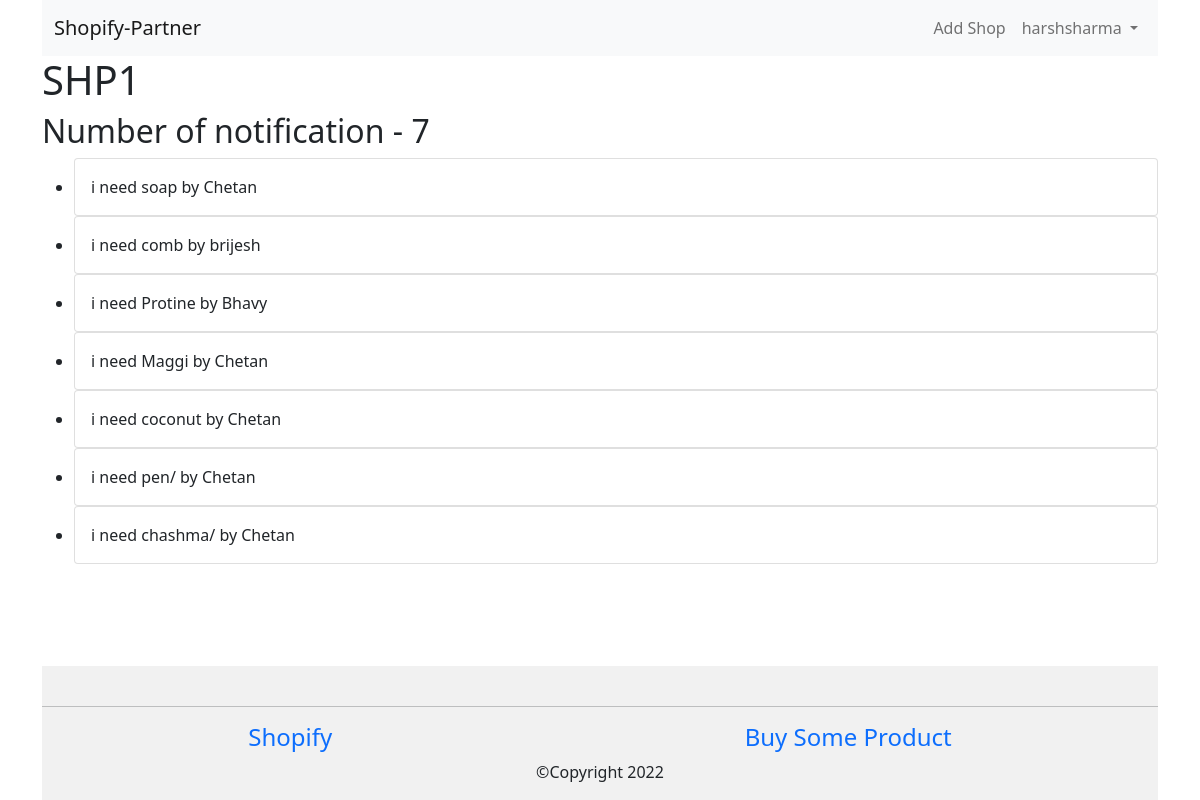
The page /partner_with_us/my_shop/3/notification/ (signed in) on the database as committed earlier.
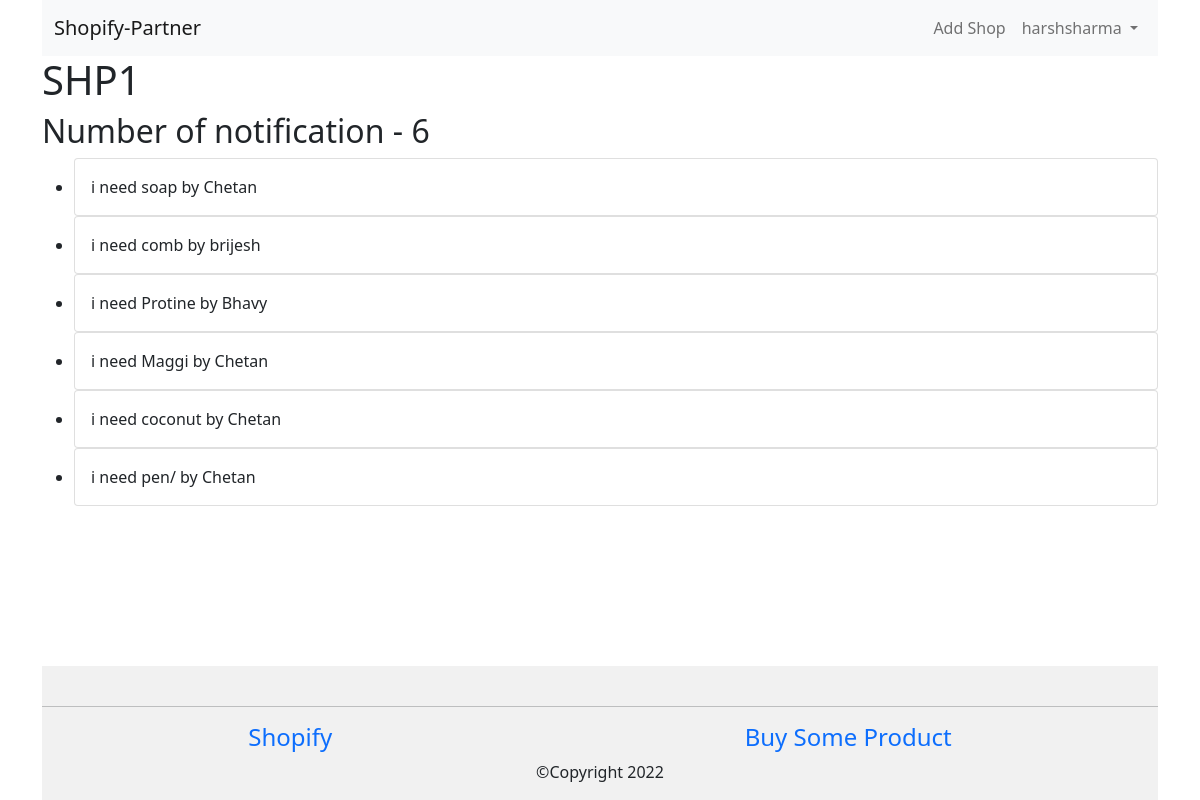
The same page on the database as committed later.
### shopowner/models.py (models this page shows, shortened)
class Shop(models.Model):
    name = models.CharField(max_length=100, null=True)
    address = models.CharField(max_length=200, null=True)
    city = models.CharField(max_length=50, null=True)
    state = models.CharField(max_length=50, null=True)
    shopowner = models.ForeignKey(
        Shopowner, on_delete=models.CASCADE, default="", related_name='shop')
    products = models.ManyToManyField(Product, related_name='shop')
    image = models.ImageField(upload_to="shop/images",
                              default="shop/images/shop_default.jpg")

class Notification(models.Model):
    message = models.TextField(null=True)
    tag = models.CharField(max_length=50, default="review")
    customer = models.ForeignKey(
        Customer, on_delete=models.CASCADE, default="")
    shop = models.ForeignKey(Shop, on_delete=models.CASCADE, default="")

### customer/models.py (models this page shows, shortened)
class Customer(models.Model):
    GENDER = (
        ('M', 'Male'),
        ('F', 'Female'),
        ('O', 'Other')
    )
    name = models.CharField(verbose_name="Name", max_length=100, null=True)
    email = models.EmailField(verbose_name="Email", max_length=100)
    password = models.CharField(verbose_name="Password", max_length=100)
    age = models.IntegerField(verbose_name="Age", null=True)
    contact_number = models.CharField(
        verbose_name="Contact Number", max_length=13, null=True)
    address = models.CharField(
        verbose_name="Address", max_length=200, null=True)
    city = models.CharField(verbose_name="City", max_length=50, null=True)
    state = models.CharField(verbose_name="State", max_length=50, null=True)
    gender = models.CharField(verbose_name="Gender",
                              max_length=1, choices=GENDER, null=True)
    image = models.ImageField(
        upload_to="customer/images", default="customer/images/custdefault.jpg")
    complete_info = models.BooleanField(
        verbose_name="Complete Registraiton", default=False)

### shopowner/views.py (the view)
@login_required(login_url="partner_with_us/login")
def shop_notification(request, shopid):
    s = Shop.objects.get(id=shopid)
    notification = Notification.objects.filter(shop=s)
    notifications_count = notification.count()
    return render(request, "shopowner/shop_notification.html", {
        'user': request.user,
        'shop': s,
        'notifications': notification,
        'notifications_count': notifications_count,
    })

### shopowner/templates/shopowner/shop_notification.html (shortened to what this page needs)
{% extends 'shopowner/base.html' %}
{% block content %}
    <h1>{{shop.name}}</h1>
    {% ifequal notifications_count 0 %}
       <h3>
           No Notification or request available for now.
       </h3>
    {% else %}
      <h2>Number of notification - {{notifications_count}}</h2>
      <ul>
       {% for nf in notifications %}
       <li>
        <div class="card">
          <div class="card-body">
            {{nf.message}} by {{nf.customer.name}}
          </div>
        </div>
        </li>
       {% endfor %}
      </ul>
    {% endifequal %}
{% endblock content %}

### shopowner/templates/shopowner/base.html (shortened to what this page needs)
<!DOCTYPE html>
<html lang="en">
  <head>
    <link
      href="https://cdn.jsdelivr.net/npm/bootstrap@5.0.2/dist/css/bootstrap.min.css"
      rel="stylesheet"
    />
  </head>
  <body>
    <div class="container div-main">
      <nav class="navbar navbar-expand-lg navbar-light bg-light">
        <div class="container-fluid">
          <a class="navbar-brand" href="{% url 'shopowner:home'%}"
            >Shopify-Partner</a
          >
          <div
            class="collapse navbar-collapse d-flex justify-content-end mr-5"
            id="navbarNav"
          >
            <ul class="navbar-nav">
              {% if user %}
              <li class="nav-item">
                <a class="nav-link" href="{% url 'shopowner:add_shop'%}"
                  >Add Shop</a
                >
              </li>
              <li class="nav-item dropdown mr-5">
                <a
                  class="nav-link dropdown-toggle"
                  href="#"
                  id="navbarDropdown"
                  role="button"
                  data-bs-toggle="dropdown"
                  aria-expanded="false"
                >
                  {{user.username}}
                </a>
              </li>
              {% endif %}
            </ul>
          </div>
        </div>
      </nav>
      <main>
        {% block content %}{% endblock content %}
      </main>
      {%include 'shopowner/footer.html'%}
    </div>
  </body>
</html>

### shopowner/templates/shopowner/footer.html (shortened to what this page needs)
<footer>
<hr>
    <div class="d-flex justify-content-around">
        <h4 ><a class="text-decoration-none" href="{% url 'shopowner:home'%}">Shopify</a></h4>
        <h4 ><a class="text-decoration-none" href="{% url 'customer:home'%}">Buy Some Product</a></h4>
    </div>
    <div class="text-center">
        <p>&copy;Copyright <span id="Currentyear">2022</span></p>
    </div>
</footer>

### shopowner/templates/shopowner/base.html (style rules this page uses)
.container.div-main { min-height:100vh; display:flex; flex-direction:column; }
main { flex-grow:1; }
footer { margin-top:auto; background-color:#f1f1f1; }

Rows that differ between the two databases and show on the page:
removed Notification: message "i need chashma/", customer.name "Chetan"
Other text that changed with them:
{{ notifications_count }}: "7" → "6"
